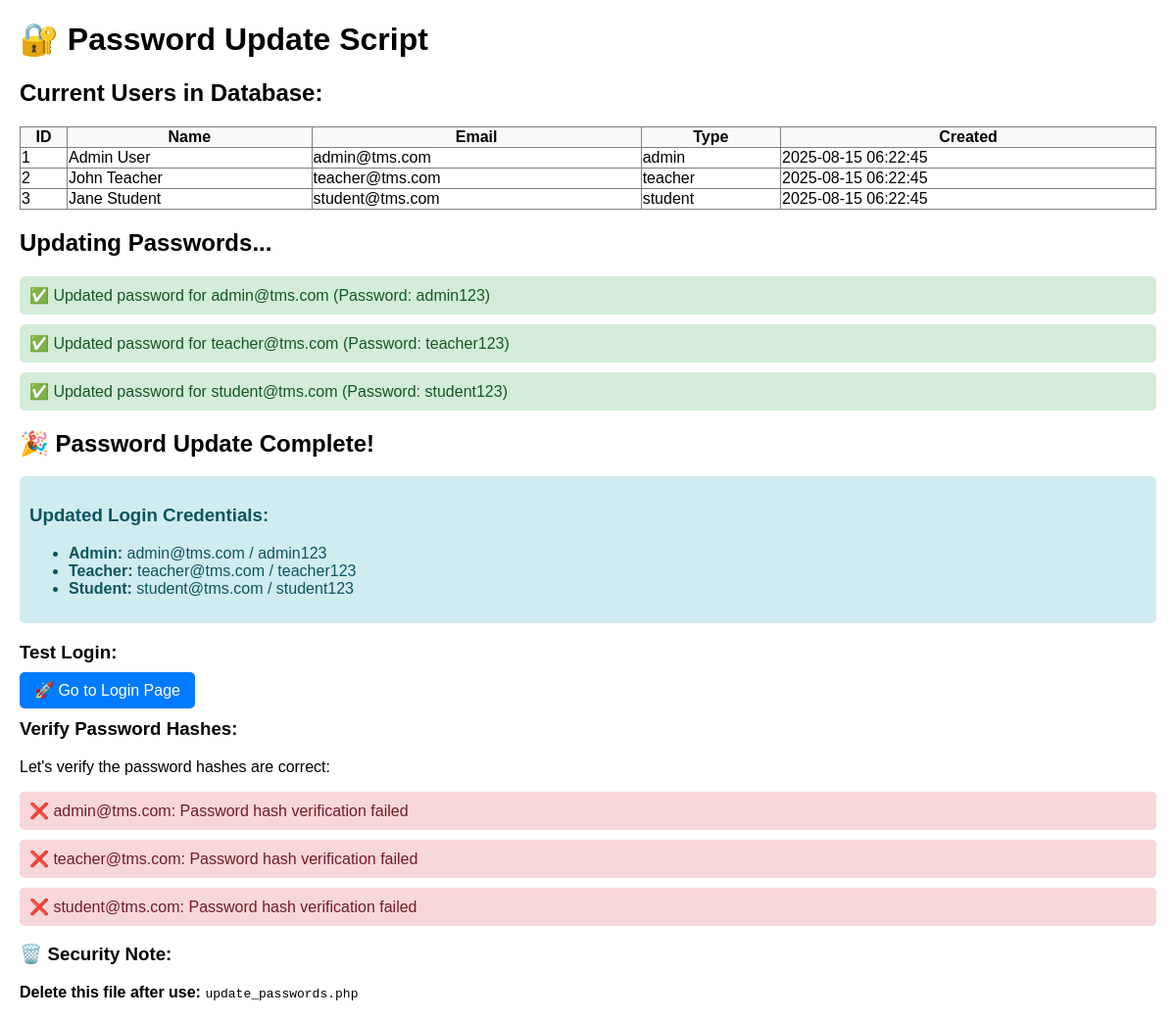
Page /update_passwords.php on the committed database.
### tables this page shows
CREATE TABLE `users` (
  `id` int(11) NOT NULL AUTO_INCREMENT,
  `name` varchar(100) NOT NULL,
  `email` varchar(100) NOT NULL,
  `password` varchar(255) NOT NULL,
  `user_type` enum('admin','teacher','student') NOT NULL,
  `phone` varchar(20) DEFAULT NULL,
  `address` text,
  `created_at` timestamp NULL DEFAULT CURRENT_TIMESTAMP,
  `updated_at` timestamp NULL DEFAULT CURRENT_TIMESTAMP ON UPDATE CURRENT_TIMESTAMP,
  PRIMARY KEY (`id`),
  UNIQUE KEY `email` (`email`)
);

### update_passwords.php (the view, shortened to what this page needs)
<?php
require_once 'config/database.php';
echo "<!DOCTYPE html>";
echo "<html><head><title>Password Update</title>";
echo "</head><body>";
echo "<h1>🔐 Password Update Script</h1>";
$users = [
    [
        'email' => 'admin@tms.com',
        'password' => 'admin123',
        'name' => 'Admin User',
        'user_type' => 'admin'
    ],
    [
        'email' => 'teacher@tms.com',
        'password' => 'teacher123',
        'name' => 'John Teacher',
        'user_type' => 'teacher'
    ],
    [
        'email' => 'student@tms.com',
        'password' => 'student123',
        'name' => 'Jane Student',
        'user_type' => 'student'
    ]
];
echo "<h2>Current Users in Database:</h2>";
$result = $conn->query("SELECT id, name, email, user_type, created_at FROM users ORDER BY id");
if ($result && $result->num_rows > 0) {
    echo "<table border='1' style='border-collapse:collapse; width:100%; margin:10px 0;'>";
    echo "<tr style='background:#f8f9fa;'><th>ID</th><th>Name</th><th>Email</th><th>Type</th><th>Created</th></tr>";
    while ($row = $result->fetch_assoc()) {
        echo "<tr>";
        echo "<td>" . $row['id'] . "</td>";
        echo "<td>" . htmlspecialchars($row['name']) . "</td>";
        echo "<td>" . htmlspecialchars($row['email']) . "</td>";
        echo "<td>" . htmlspecialchars($row['user_type']) . "</td>";
        echo "<td>" . $row['created_at'] . "</td>";
        echo "</tr>";
    }
    echo "</table>";
} else {
    echo "<div class='error'>❌ No users found in database!</div>";
}
echo "<h2>Updating Passwords...</h2>";
foreach ($users as $user) {
    $password_hash = password_hash($user['password'], PASSWORD_DEFAULT);
    $check_sql = "SELECT id FROM users WHERE email = ?";
    $check_stmt = $conn->prepare($check_sql);
    $check_stmt->bind_param("s", $user['email']);
    $check_stmt->execute();
    $exists = $check_stmt->get_result()->num_rows > 0;
    if ($exists) {
        $update_sql = "UPDATE users SET password = ? WHERE email = ?";
        $update_stmt = $conn->prepare($update_sql);
        $update_stmt->bind_param("ss", $password_hash, $user['email']);
        if ($update_stmt->execute()) {
            echo "<div class='success'>✅ Updated password for {$user['email']} (Password: {$user['password']})</div>";
        } else {
            echo "<div class='error'>❌ Failed to update {$user['email']}: " . $update_stmt->error . "</div>";
        }
    }
}
echo "<h2>🎉 Password Update Complete!</h2>";
echo "<div class='info'>";
echo "<h3>Updated Login Credentials:</h3>";
echo "<ul>";
echo "<li><strong>Admin:</strong> admin@tms.com / admin123</li>";
echo "<li><strong>Teacher:</strong> teacher@tms.com / teacher123</li>";
echo "<li><strong>Student:</strong> student@tms.com / student123</li>";
echo "</ul>";
echo "</div>";
echo "<h3>Test Login:</h3>";
echo "<p><a href='index.php' style='background: #007bff; color: white; padding: 10px 15px; text-decoration: none; border-radius: 5px;'>🚀 Go to Login Page</a></p>";
echo "<h3>Verify Password Hashes:</h3>";
echo "<p>Let's verify the password hashes are correct:</p>";
foreach ($users as $user) {
    $result = $conn->query("SELECT password FROM users WHERE email = '{$user['email']}'");
    if ($result && $row = $result->fetch_assoc()) {
        $stored_hash = $row['password'];
        $verify_result = password_verify($user['password'], $stored_hash);
        if ($verify_result) {
            echo "<div class='success'>✅ {$user['email']}: Password hash verified correctly</div>";
        } else {
            echo "<div class='error'>❌ {$user['email']}: Password hash verification failed</div>";
        }
    }
}
echo "<h3>🗑️ Security Note:</h3>";
echo "<p><strong>Delete this file after use:</strong> <code>update_passwords.php</code></p>";
echo "</body></html>";
?>

### update_passwords.php (style rules this page uses)
body { font-family:Arial,sans-serif;margin:20px; }
.success { background:#d4edda;color:#155724;padding:10px;border-radius:5px;margin:10px 0; }
.error { background:#f8d7da;color:#721c24;padding:10px;border-radius:5px;margin:10px 0; }
.info { background:#d1ecf1;color:#0c5460;padding:10px;border-radius:5px;margin:10px 0; }

### rows in the picture
users: id "1", name "Admin User", email "admin@tms.com", user_type "admin", created_at "2025-08-15 06:22:45", password "admin123"
users: id "2", name "John Teacher", email "teacher@tms.com", user_type "teacher", created_at "2025-08-15 06:22:45", password "teacher123"
users: id "3", name "Jane Student", email "student@tms.com", user_type "student", created_at "2025-08-15 06:22:45", password "student123"
